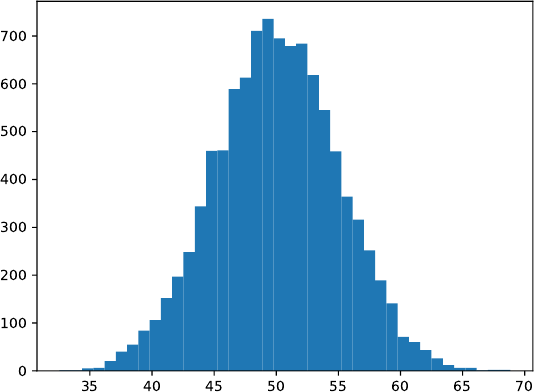

The Python source for this figure:
import matplotlib.pyplot as plt
import numpy as np

r = 10000
x = np.random.normal(
    loc=50,  # 平均
    scale=5, # 標準偏差
    size=r)  # 乱数の数
plt.hist(x, bins=40)

plt.savefig('04-p-rnorm.pdf')
